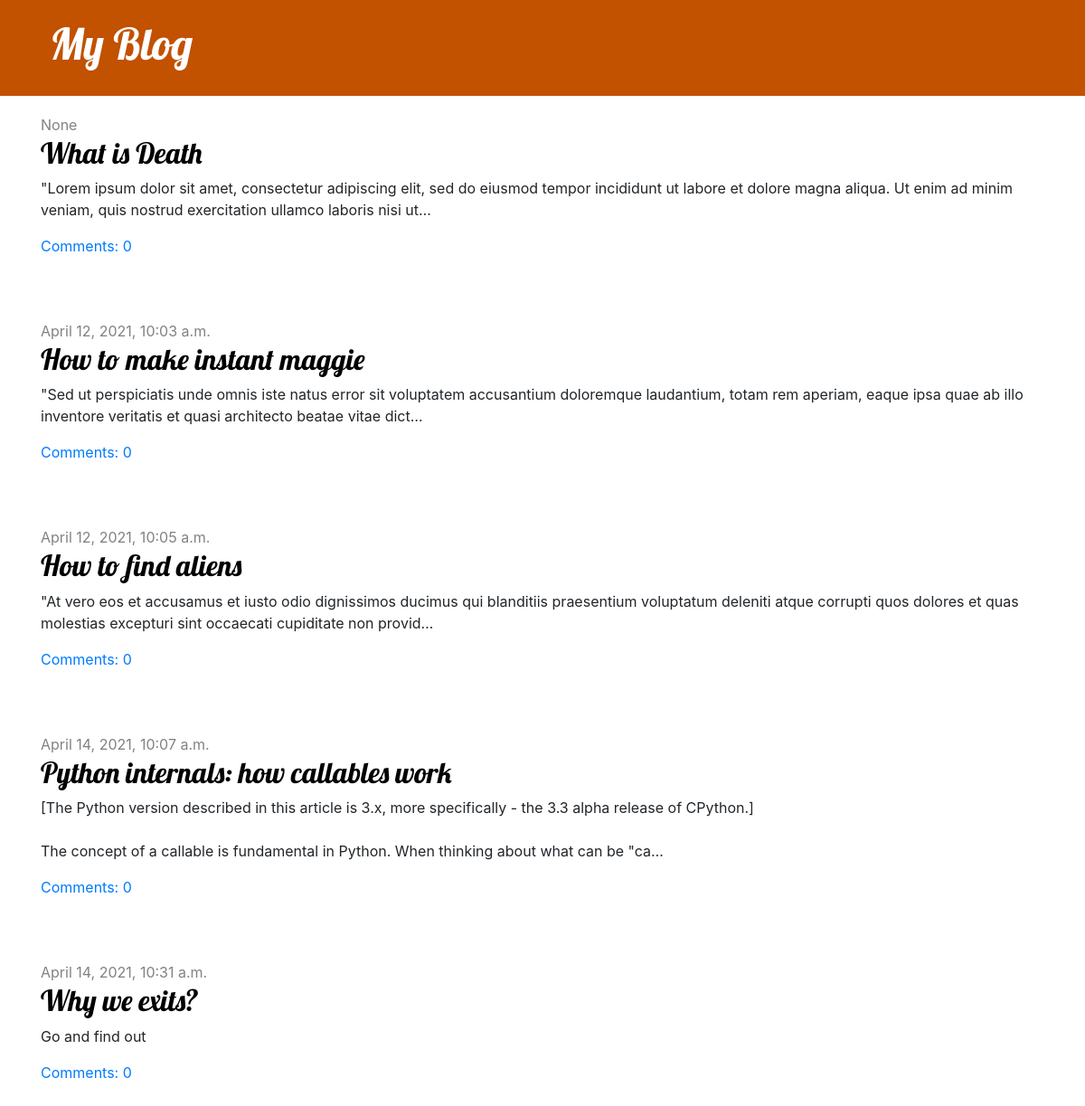
The app's page /, older data.
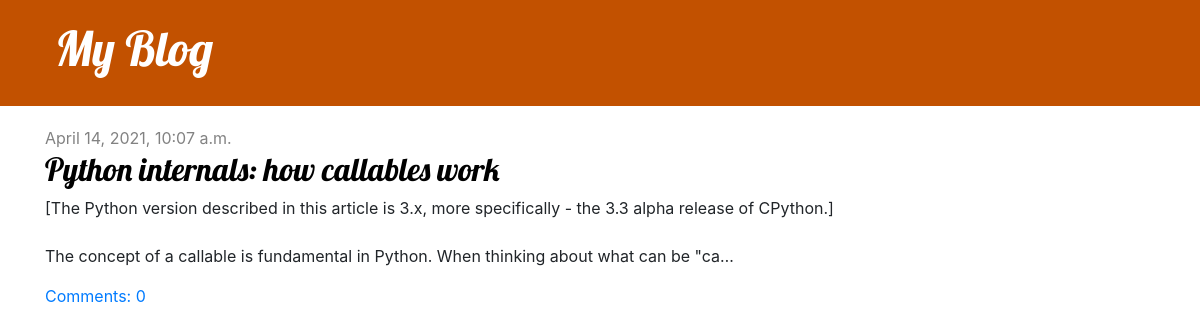
The same page, newer data.
### blog/models.py (models this page shows, shortened)
class Post(models.Model):
    author = models.ForeignKey(settings.AUTH_USER_MODEL, on_delete=models.CASCADE)
    title = models.CharField(max_length=200)
    text = models.TextField()
    created_date = models.DateTimeField(default=timezone.now)
    published_date = models.DateTimeField(blank=True, null=True)
    def approved_comments(self):
        return self.comments.filter(approved_comment=True)

### blog/views.py (the view)
# urls.py: path('',views.post_list,name='post_list'),
def post_list(request):
    posts = Post.objects.all().order_by('published_date')
    return render(request, 'blog/post_list.html', {'posts':posts})

### blog/templates/blog/post_list.html
{% extends 'blog/base.html' %}
{% block content %}
    {% for post in posts %}
        <article class="post">
            <time class="date">
                {{ post.published_date }}
            </time>
            <h2><a href="{% url 'post_detail' pk=post.pk %}">{{ post.title }}</a></h2>
            <p>{{ post.text|truncatechars:200|linebreaksbr }}</p>
            <a href="{% url 'post_detail' pk=post.pk %}">Comments: {{ post.approved_comments.count }}</a>
        </article>
    {% endfor %}
{% endblock %}

### blog/templates/blog/base.html (shortened to what this page needs)
{% load static %}
<html>
    <head>
        <link rel="stylesheet" href="https://cdn.jsdelivr.net/npm/bootstrap@4.5.3/dist/css/bootstrap.min.css">
        <link rel="stylesheet" href="{% static 'css/blog.css' %}">
    </head>
    <body>
        <header class="page-header">
          <div class="container">
              <h1><a href="/">My Blog</a></h1>
          </div>
        </header>
        <main class="container">
            <div class="row">
                <div class="col">
                {% block content %}
                {% endblock %}
                </div>
            </div>
        </main>
    </body>
</html>

### blog/static/css/blog.css (style rules this page uses)
.page-header { background-color: #C25100; margin-top: 0; margin-bottom: 20px; padding: 20px 20px 20px 40px; }
.page-header h1, .page-header h1 a, .page-header h1 a:visited, .page-header h1 a:active { color: #ffffff; font-size: 36pt; text-decoration: none; }
h1, h2, h3, h4 { font-family: 'Lobster', cursive; }
.date { color: #828282; }
.post { margin-bottom: 70px; }
.post h2 a, .post h2 a:visited { color: #000000; }

Row changes from the older to the newer data that the page shows:
removed Post: published_date "None", title "What is Death", text "\"Lorem ipsum dolor sit amet, consectetur adipiscing elit, sed do eiusmod tempor incididunt ut labore et dolore magna aliqua. Ut enim ad minim veniam, quis nostrud exercitation ullamco laboris nisi ut…", approved_comments.count "0"
removed Post: published_date "April 12, 2021, 10:03 a.m.", title "How to make instant maggie", text "\"Sed ut perspiciatis unde omnis iste natus error sit voluptatem accusantium doloremque laudantium, totam rem aperiam, eaque ipsa quae ab illo inventore veritatis et quasi architecto beatae vitae dict…", approved_comments.count "0"
removed Post: published_date "April 12, 2021, 10:05 a.m.", title "How to find aliens", text "\"At vero eos et accusamus et iusto odio dignissimos ducimus qui blanditiis praesentium voluptatum deleniti atque corrupti quos dolores et quas molestias excepturi sint occaecati cupiditate non provid…", approved_comments.count "0"
removed Post: published_date "April 14, 2021, 10:31 a.m.", title "Why we exits?", text "Go and find out", approved_comments.count "0"
